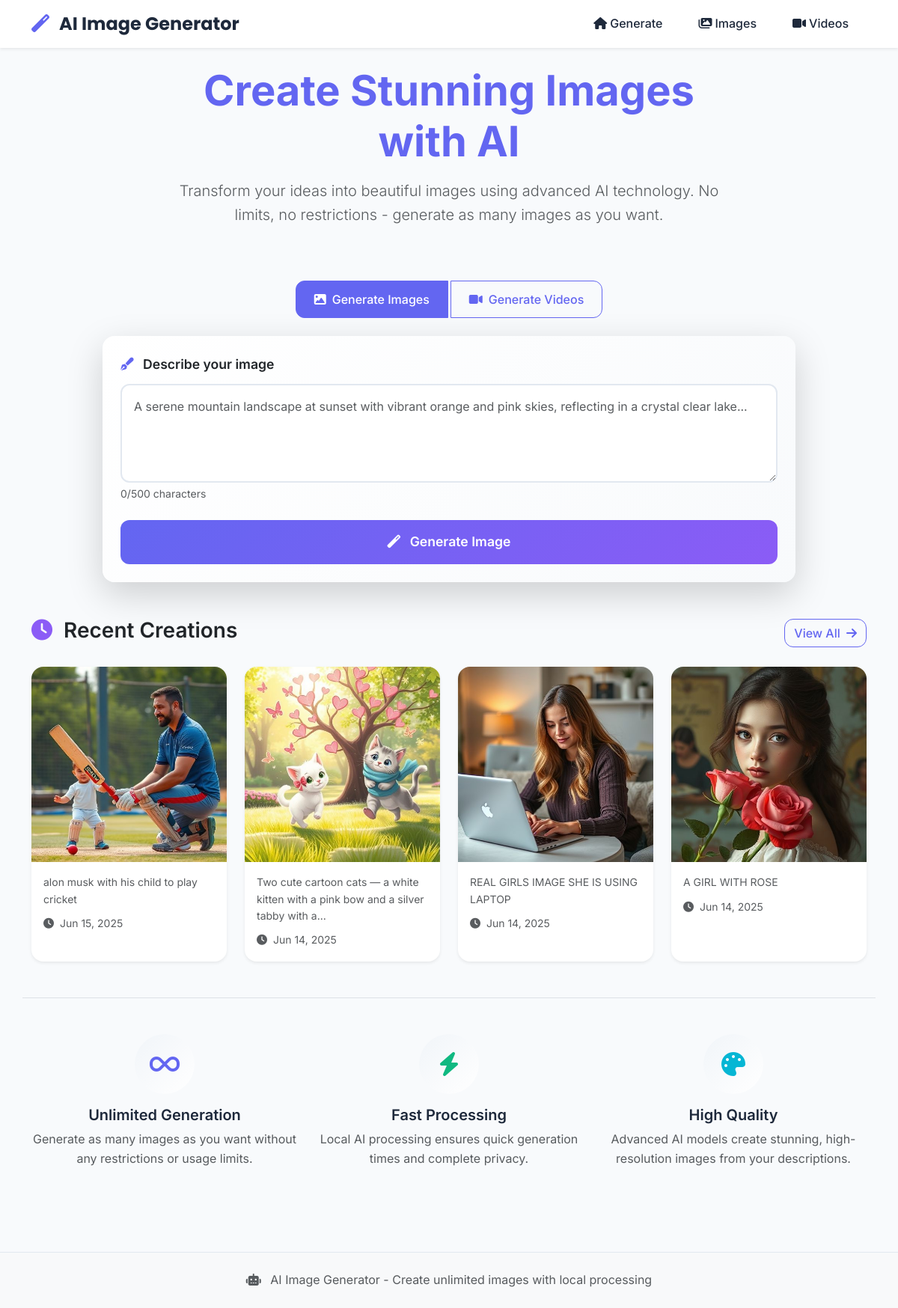
Before: / with the older database file.
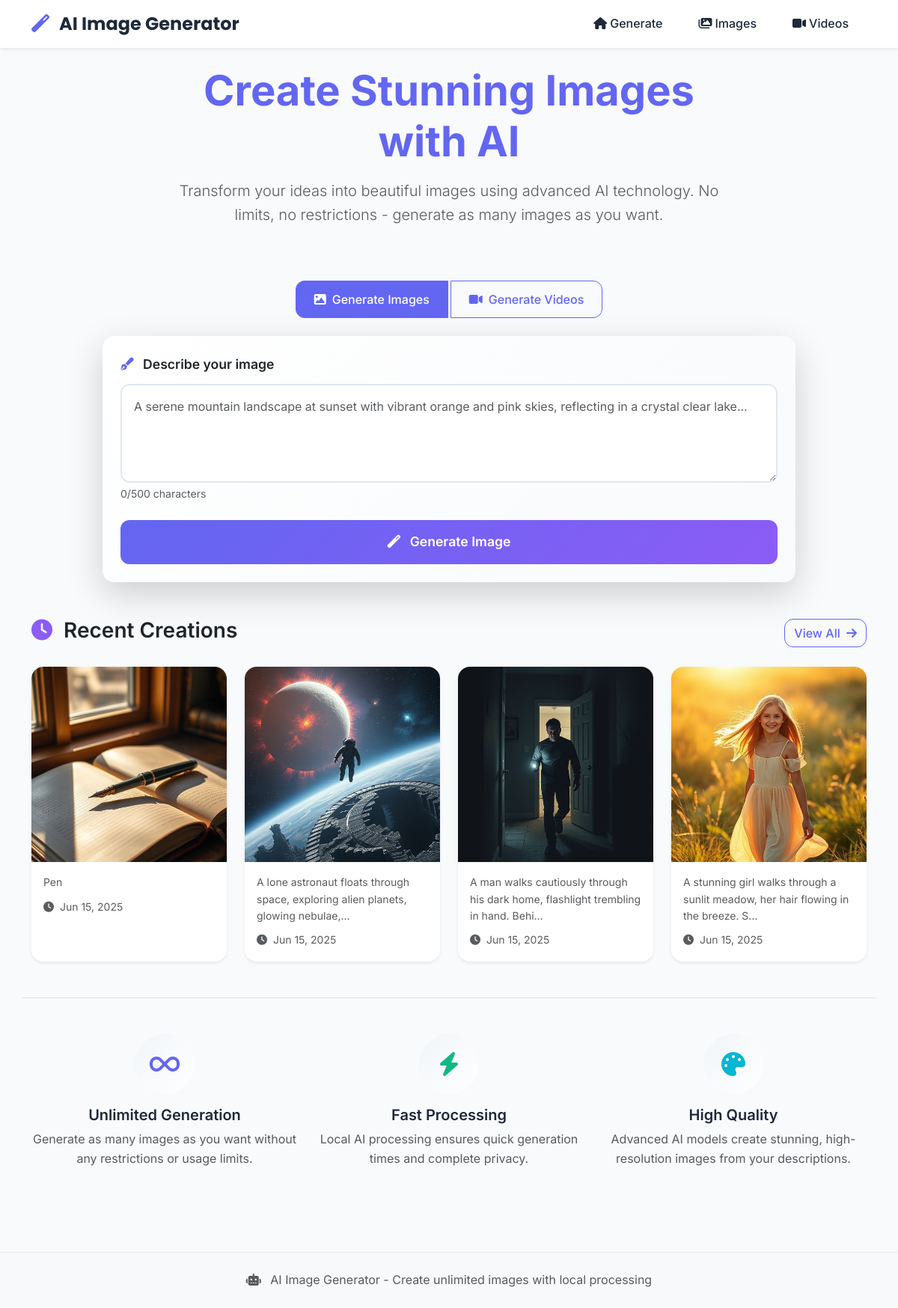
After: the same page with the newer database file.
### models.py (models this page shows, shortened)
class GeneratedImage(db.Model):
    __tablename__ = 'generated_images'
    id = db.Column(db.Integer, primary_key=True)
    prompt = db.Column(db.Text, nullable=False)
    image_filename = db.Column(db.String(255), nullable=False)
    created_at = db.Column(db.DateTime, default=datetime.utcnow)
    is_favorite = db.Column(db.Boolean, default=False)
    generation_time = db.Column(db.Integer, default=0)  # in seconds

### routes.py (the view)
@app.route('/')
def index():
    recent_images = GeneratedImage.query.order_by(GeneratedImage.created_at.desc()).limit(4).all()
    recent_videos = GeneratedVideo.query.order_by(GeneratedVideo.created_at.desc()).limit(4).all()
    return render_template('index.html', recent_images=recent_images, recent_videos=recent_videos)

### templates/index.html (shortened to what the changed rows need)
{% extends "base.html" %}
{% block content %}
<div class="container">
    <div class="row justify-content-center mb-5">
        <div class="col-lg-8 text-center">
            <h1 class="display-4 fw-bold text-primary mb-3">
                Create Stunning Images with AI
            </h1>
        </div>
    </div>
    {% if recent_images %}
    <div class="row mt-5">
        <div class="col-12">
            <div class="row g-4">
                {% for image in recent_images %}
                <div class="col-md-6 col-lg-3">
                    <div class="card image-card h-100 border-0 shadow-sm">
                        <div class="image-container">
                        </div>
                        <div class="card-body">
                            <p class="card-text text-muted small mb-2">
                                {{ image.prompt[:80] }}{% if image.prompt|length > 80 %}...{% endif %}
                            </p>
                            <small class="text-muted">
                                <i class="fas fa-clock me-1"></i>
                                {{ image.created_at.strftime('%b %d, %Y') }}
                            </small>
                        </div>
                    </div>
                </div>
                {% endfor %}
            </div>
        </div>
    </div>
    {% endif %}
</div>
{% endblock %}

Changed rows visible on the page:
no longer on this page (row unchanged): GeneratedImage: prompt "alon musk with his child to play cricket", created_at "Jun 15, 2025"
no longer on this page (row unchanged): GeneratedImage: prompt "Two cute cartoon cats — a white kitten with a pink bow and a silver tabby with a", created_at "Jun 14, 2025"
no longer on this page (row unchanged): GeneratedImage: prompt "REAL GIRLS IMAGE SHE IS USING LAPTOP", created_at "Jun 14, 2025"
no longer on this page (row unchanged): GeneratedImage: prompt "A GIRL WITH ROSE", created_at "Jun 14, 2025"
added GeneratedImage: prompt "Pen", created_at "Jun 15, 2025"
added GeneratedImage: prompt "A lone astronaut floats through space, exploring alien planets, glowing nebulae,", created_at "Jun 15, 2025"
added GeneratedImage: prompt "A man walks cautiously through his dark home, flashlight trembling in hand. Behi", created_at "Jun 15, 2025"
added GeneratedImage: prompt "A stunning girl walks through a sunlit meadow, her hair flowing in the breeze. S", created_at "Jun 15, 2025"
